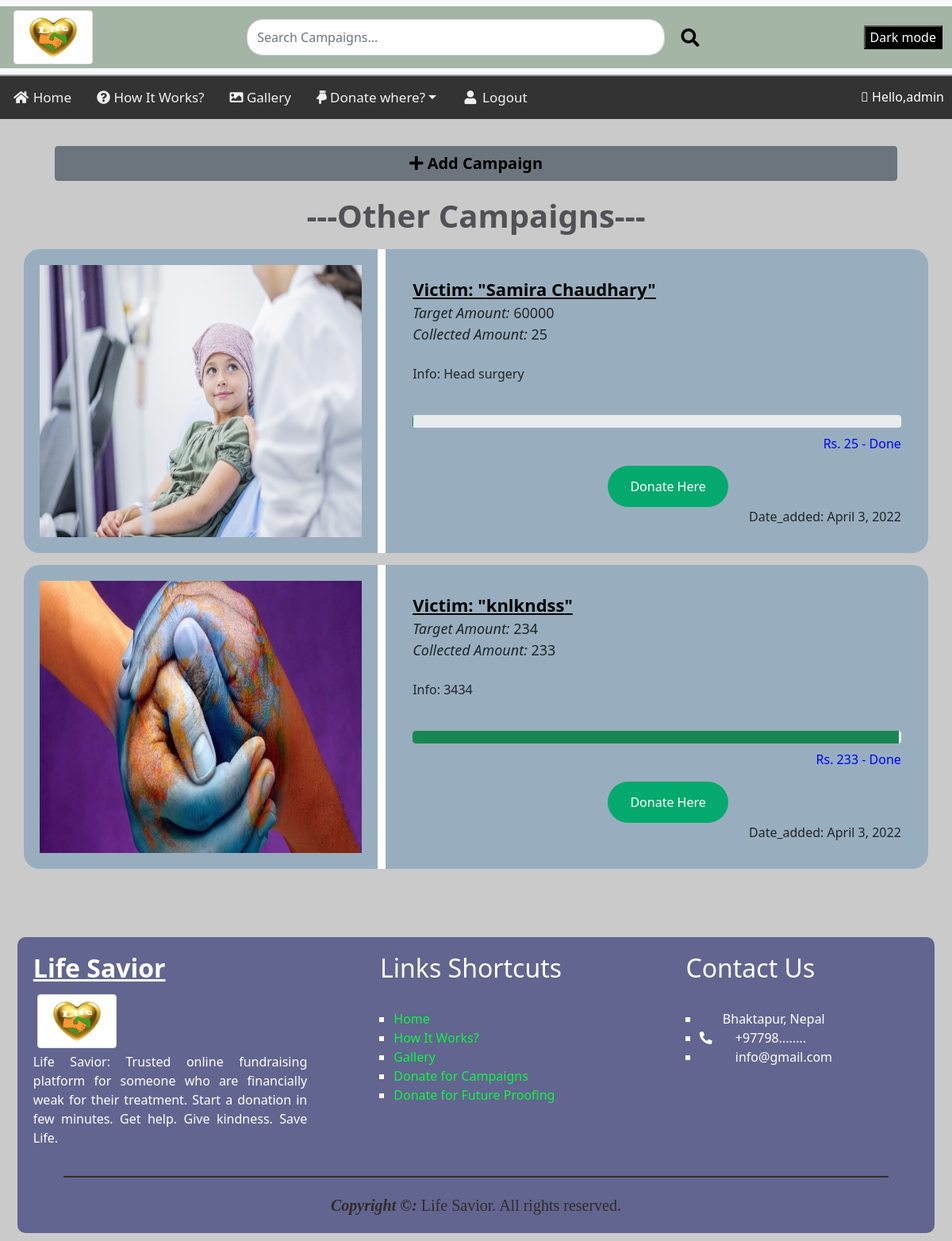
Page /othercampaign/ (signed in) on the committed database.
### app/models.py (models this page shows, shortened)
class OtherCampaign(models.Model):
    manager = models.ForeignKey(User, on_delete=models.CASCADE, default=None)
    Name = models.CharField(max_length=30)
    Image = models.ImageField(upload_to='images/')
    Target = models.IntegerField()
    Collected = models.IntegerField()
    Info = models.CharField(max_length=300)
    Date_added = models.DateField(auto_now_add=True)
    class Meta:
        ordering = ['-id']

### app/views.py (the view)
# urls.py: path('othercampaign/', views.othercampaign, name="campaign"),
def othercampaign(request):
    context = {
        'other_campaigns' : OtherCampaign.objects.all(),
    }
    return render(request, 'othercampaign.html', context)

### templates/othercampaign.html (shortened to what this page needs)
{% extends 'navigation.html' %}
{% load static %}
{% block content %}
<link rel="stylesheet" type="text/CSS" href="{% static './CSS/campaign.css' %}">
<div class="add_camp_btn">
  <button type="button" class="btn btn-secondary" style="width: 90%; margin-left: 5%; margin-top: 2%;">
    <a href="{% url 'create' %}" class="add_camp"><b><i class="fas fa-plus"></i>&nbsp;Add Campaign</b></a>
  </button>
</div>
<div style="text-align:center">
  <h1 class="oth_camp"><b>---Other Campaigns---</b></h1>
</div>
{% for other_campaign in other_campaigns %}
<div class="container" style="background-color:#f1f1f1">
  <div class="row">
    <div class="column-33">
      <img src="{% if other_campaign.Image %}
      {{other_campaign.Image.url}}
      {% else %}
      {% static './Images/blank.jpg' %}
      {% endif %}" class="camp_img" alt="App">
    </div>
    <div class="column-66">
      <a href="{% url 'detail' other_campaign.id %}" class="victim"><b><u>Victim: "{{other_campaign.Name}}"</u></b></a>
      <div class="target"><i>Target Amount:</i> {{other_campaign.Target}}</div>
      <div class="target"><i>Collected Amount:</i> {{other_campaign.Collected}}</div>
      <br>
      <p>Info: {{other_campaign.Info}}</p>
      <br>
      <div class="progress">
        <div class="progress-bar bg-success" role="progressbar" aria-valuenow="75"
          aria-valuemin="0" aria-valuemax="100" style="width: 75%"></div>
      </div>
      <div class="progress_text">Rs. {{ other_campaign.Collected }} - Done</div>
      <br>
      <br>
      <a href="{% url 'khaltirequest' other_campaign.id %}"><button class="button donate_here">Donate Here</button></a>
      <br>
      <div style="float: right;">Date_added: {{other_campaign.Date_added}}</div>
    </div>
    <br>
  </div>
</div>
{% endfor %}
{% endblock content %}

### templates/navigation.html (shortened to what this page needs)
<!DOCTYPE html>
{% load static %}
<html lang="en">
<head>
    <link rel="stylesheet" type="text/CSS" href="{% static './CSS/style.css' %}">
    <link rel="stylesheet" href="https://pro.fontawesome.com/releases/v5.10.0/css/all.css"
 />
    <link href="https://cdn.jsdelivr.net/npm/bootstrap@5.1.3/dist/css/bootstrap.min.css" rel="stylesheet"
>
</head>
<body>
    <header>
        <div class="fixed-top ft">
            <nav class="navbar navbar-light bg-light">
                <div class="container-fluid">
                    <img src="{% static './Images/Heart.png' %}" class="img-thumbnail" alt="logo" height="100px"
                        width="100px">
                    <form class="d-flex" action="{% url 'search' %}" method="GET">
                        <input class="form-control me-2" type="search" placeholder="Search Campaigns..."
                            aria-label="Search" name="search_term" value="{{search_term}}">
                        <button class="btn btn-outline-success search-btn" type="submit"><i class="fas fa-search"></i></button>
                    </form>
                    <button onclick="myFunction()" class="dark-md">Dark mode</button>
                </div>
            </nav>
            <div class="topnav" id="myTopnav">
                <a class="nav-link {% if nav_bar == 'home' %} active {% endif %}" aria-current="page" href="{% url 'home' %}"><i
                        class="fa fa-fw fa-home"></i>&nbsp;Home</a>
                <a class="nav-link {% if nav_bar == 'howitworks' %} active {% endif %}" href="{% url 'howitworks' %}"><i class="fas fa-question-circle"></i>&nbsp;How It Works?</a>
                <a class="nav-link {% if nav_bar == 'gallery' %} active {% endif %}" href="{% url 'gallery' %}"><i class="fas fa-image"></i>&nbsp;Gallery</a>
                <a class="nav-link dropdown-toggle" id="navbarDarkDropdownMenuLink" role="button"
                    data-bs-toggle="dropdown" aria-expanded="false">
                    <i class="fas fa-hand-point-down"></i>&nbsp;Donate where?</a>
                {% if request.user.is_authenticated %}
                <a class="nav-link {% if nav_bar == 'login' %} active {% endif %}" href="{% url 'logout' %}"><i class="fa fa-fw fa-user"></i>&nbsp;Logout</a>
                {% else %}
                <a class="nav-link {% if nav_bar == 'logout' %} active {% endif %}" href="{% url 'login' %}"><i class="fa fa-fw fa-user"></i>&nbsp;Log In</a>
                {% endif %}
                <p class="hello-user"><i class="fal fa-hand-paper"></i>&nbsp;Hello,{{request.user}}</p>
            </div>
        </div>
    </header>
    {% block content %}
    {% endblock content %}
    <footer class="container-footer">
        <div class="row-footer">
            <div class="column-footer">
                <h2><b><u>Life Savior</u></b></h2>
                <img src="{% static './Images/Heart.png' %}" class="img-thumbnail" alt="logo" height="100px"
                    width="100px">
                <br>
                <p>Life Savior: Trusted online fundraising platform for someone who are financially weak for their
                    treatment. Start a donation in few minutes. Get help. Give kindness. Save Life.</p>
            </div>
            <div class="column-footer">
                <h2 style="padding-left: 15%;">Links Shortcuts</h2>
                <br>
                <ul class="footer-ul">
                    <li>
                        <a class="footer-link" href="{% url 'home' %}">Home</a>
                    </li>
                    <li>
                        <a class="footer-link" href="#">How It Works?</a>
                    </li>
                    <li>
                        <a class="footer-link" href="{% url 'gallery' %}">Gallery</a>
                    </li>
                    <li>
                        <a class="footer-link" href="{% url 'campaign' %}">Donate for Campaigns</a>
                    </li>
                    <li>
                        <a class="footer-link" href="#">Donate for Future Proofing</a>
                    </li>
                </ul>
            </div>
            <div class="column-footer">
                <h2 style="padding-left: 15%;">Contact Us</h2>
                <br>
                <ul class="footer-ul">
                    <li>
                        <div style="color: white;">&nbsp;&nbsp;&nbsp;&nbsp;&nbsp;&nbsp;
                            Bhaktapur, Nepal</div>
                    </li>
                    <li>
                        <div style="color: white;"><i class="fas fa-phone-alt"></i>&nbsp;&nbsp;&nbsp;&nbsp;&nbsp;&nbsp;
                            +97798........</div>
                    </li>
                    <li>
                        <div style="color: white;"><i
                                class="far fa-envelope-square"></i>&nbsp;&nbsp;&nbsp;&nbsp;&nbsp;&nbsp; info@gmail.com
                        </div>
                    </li>
                </ul>
            </div>
        </div>
        <div class="copyright"><b><i>Copyright &copy;:</i></b> Life Savior. All rights reserved.</div>
    </footer>
</body>
</html>

### static/CSS/style.css (style rules this page uses)
body { padding: 10px; }
Header { margin-bottom: 10%; }
.topnav { overflow: hidden; background-color: #333; }
.topnav a { float: left; display: block; color: #f2f2f2; text-align: center; padding: 14px 16px; text-decoration: none; font-size: 17px; }
.dark-md { background-color: black; color: white; }
.hello-user { margin: 0 10px; margin-top: 14px; float: right; color: white; }
.bg-light { border-bottom: rgb(154, 153, 158) 2px solid; width: auto; }
.container-fluid { background-color: rgb(164, 180, 165); width: 100%; }
.img-thumbnail { margin: 5px; position: relative; }
.d-flex { width: 50%; }
.d-flex .me-2 { border-radius: 20px; }
.search-btn { border: none !important; color: rgb(0, 0, 0) !important; font-size: 23px !important; margin-right: 1%; border-radius: 30px !important; }
.container-footer { width: auto; height: fit-content; margin-top: 6%; overflow: hidden; margin-left: 1%; margin-right: 1%; border-radius: 10px; background-color: rgb(97, 101, 143); }
.column-footer { float: left; width: 33.33%; height: 100%; padding: 20px; text-align: justify; color: white; }
.row-footer:after { content: ""; display: table; clear: both; }
.footer-ul { list-style: square; color: rgb(255, 255, 255); padding-left: 20%; }
.footer-link { text-decoration: none; color: rgb(17, 243, 66); }
.copyright { width: 90%; font-family: 'Times New Roman', Times, serif; font-size: 20px; text-align: center; margin-left: 5%; margin-bottom: 20px; padding-top: 20px; color: rgb(49, 43, 43); border-top: 2px solid rgb(49, 45, 45); }

### static/CSS/campaign.css (style rules this page uses)
.add_camp_btn { margin-top: 150px; }
.add_camp { text-decoration: none; color: rgb(0, 0, 0); font-size: 20px; }
.oth_camp { padding-top: 20px; padding-bottom: 10px; color: rgb(81, 81, 87); }
body { margin: 0; background-color: rgb(202, 202, 202); }
.container { border-bottom: 15px solid rgb(202, 202, 202); border-radius: 50px; }
.row { background-color: rgb(152, 174, 190); border-radius: 20px; }
.row:after { content: ""; display: table; clear: both }
.column-66 { width: 60%; padding: 3%; vertical-align: middle; }
.column-33 { float: left; width: 40%; padding: 20px; border-right: 10px solid rgb(255, 255, 255); }
.button { margin-left: 40%; border: none; padding: 14px 28px; border-radius: 40px; cursor: pointer; background-color: #04AA6D; }
.donate_here { text-decoration: none; color: white; font-size: 16px; }
.camp_img { display: block; height: 100%; max-width: 100%; }
.victim { font-size: 22px; text-decoration: none; color: rgb(0, 0, 0); }
.target { font-size: 18px; }
.progress_text { float: right; color: blue; padding-top: 8px; }

### rows in the picture
OtherCampaign: Image (picture), Name "Samira Chaudhary", Target "60000", Collected "25", Info "Head surgery", Date_added "April 3, 2022"
OtherCampaign: Image (picture), Name "knlkndss", Target "234", Collected "233", Info "3434", Date_added "April 3, 2022"

### other values in the picture
{{ request.user }} "admin"
